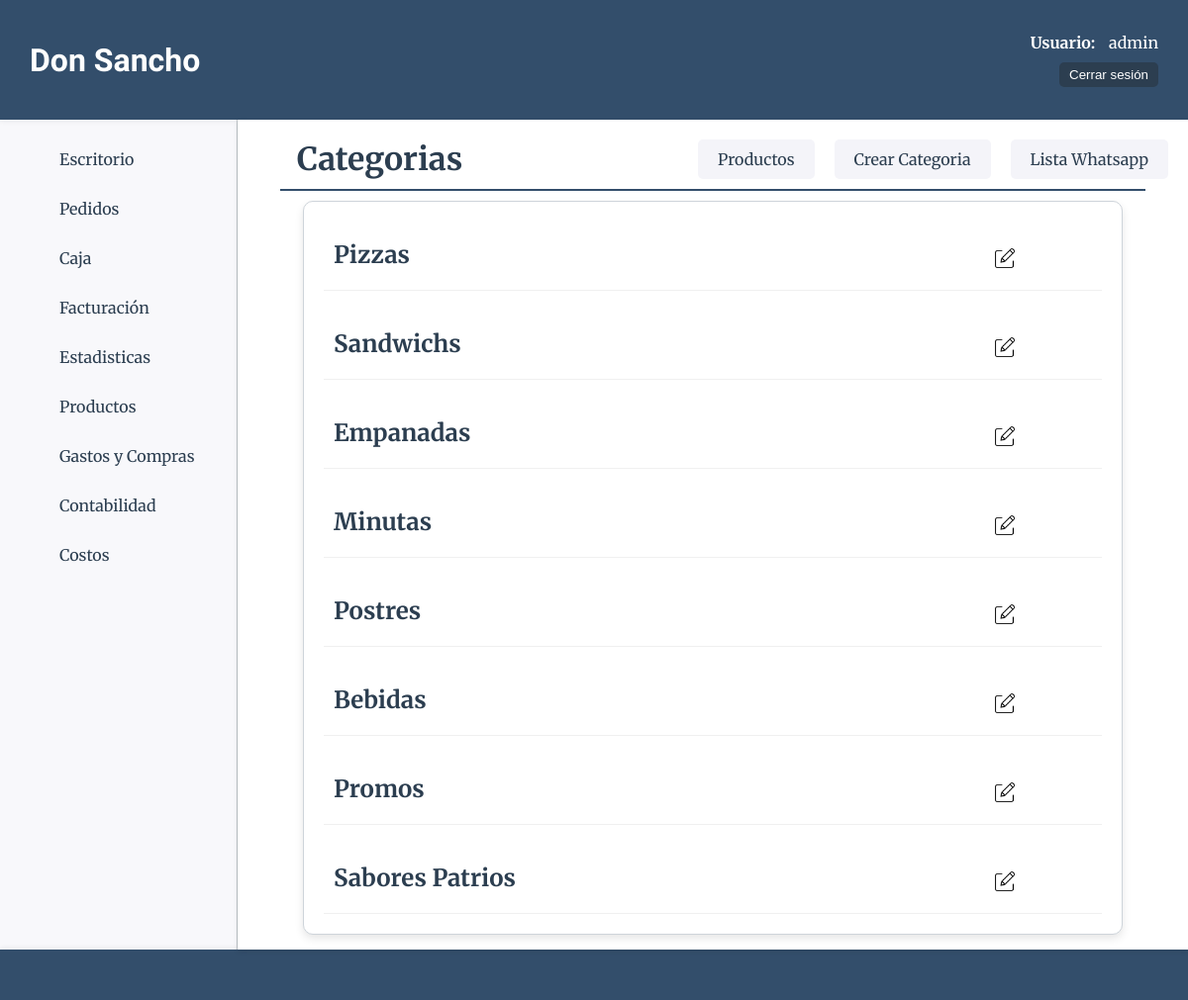
The page /productos/productos/categorias/ (signed in) on the database its author committed.
### productos/models.py (models this page shows)
class ProductoCategoria(models.Model):
    nombre=models.CharField(max_length=50)
    estado=models.BooleanField(default=True)
    def __str__(self):
        return self.nombre

### productos/views.py (the view)
# urls.py: path("productos/categorias/", views.categorias, name="categorias"),
@login_required
def categorias(request):
    categorias = ProductoCategoria.objects.all()
    return render(request, "productos/productocategoria.html", {'categorias':categorias})

### core/context_processors.py (called while the page is built)
def counter_pedidos(request):
    cant_pedidos = Pedido.objects.all().count()
    cant_entregados = Pedido.objects.filter(estado='entregado').count()
    cant_pendientes = Pedido.objects.filter(estado='pendiente').count()
    cant_reservados = Pedido.objects.filter(estado='reservado').count()
    cant_envios = Pedido.objects.filter(forma_entrega__precio__gt=0).count()
    return {
        'cant_pedidos':cant_pedidos,
        "cant_entregados":cant_entregados,
        "cant_pendientes":cant_pendientes,
        "cant_reservados":cant_reservados,
        "cant_envios":cant_envios
        }

### productos/templates/productos/productocategoria.html (shortened to what this page needs)
{% extends 'core/base.html' %}
{% load static %}
{% block css %}
    <link rel="stylesheet" href="{% static 'productos/css/styles.css' %}">
{% endblock css %}
{% block titulo %}
    {% include 'core/components/encabezado.html' with titulo_texto="Categorias" %}
{% endblock titulo %}
{% block main %}
    <div class="categorias-container card">
        {% for categoria in categorias %}
            <div class="productos">
                <h1 class="categoria-titulo">{{ categoria }}</h1>
                <div class="producto-opc">
                    <a href="{% url 'productos:categorias_update' categoria.id%}"><img class="icono-opc" src="{% static 'productos/img/editar.webp' %}" alt="Editar Producto"></a>
                </div>
            </div>
        {% endfor %}
    </div>
{% endblock main %}

### core/templates/core/components/header.html (shortened to what this page needs)
<header class="header-container">
    <h1 class="title">Don Sancho</h1>
    {% if user.is_authenticated %}
    <div class="usuario-logout">
        <div class="list-link">
            <span class="usuario-label">Usuario:</span>
            <span class="usuario-nombre">{{ user.username }}</span>
        </div>
        <form action="{% url 'core:logout' %}" method="post">
            <button type="submit" class="btn-logout">Cerrar sesión</button>
        </form>
    </div>
    {% else %}
    <div class="list-link">
        <a class="header-link-app" href="{% url 'core:login' %}">Login</a>
    </div>
    {% endif %}
</header>

### core/static/core/css/styles.css (style rules this page uses)
* { padding: 0; margin: 0; box-sizing: border-box; }
body { font-family: 'Merriweather', serif; color: #333; background-color: #f4f4f9; }
.header-container { background-color: #334e6b; height: 12vh; width: 100%; display: flex; align-items: center; justify-content: space-between; padding: 0 30px; box-shadow: 0 2px 5px rgba(0, 0, 0, 0.1); }
.title { color: #fff; font-family: 'Poetsen One', sans-serif; font-size: 32px; }
.usuario-logout { display: flex; flex-direction: column; align-items: end; }
.list-link { margin-left: 20px; }
.usuario-label { color: #fff; font-weight: bold; margin-right: 10px; }
.usuario-nombre { color: #fff; }
.btn-logout { padding: 5px 10px; background-color: #2C3E50; color: #fff; border: none; border-radius: 5px; cursor: pointer; transition: background-color 0.3s ease; text-decoration: none; }
.list-link { position: relative; margin-bottom: 10px; }
.card { padding: 15px; border: 1px solid #ced4da; border-radius: 10px; background-color: #ffffff; box-shadow: 0 4px 8px rgba(0, 0, 0, 0.1); }
.icono-opc { width: 20px; height: 20px; transition: transform 0.3s ease; }

### productos/static/productos/css/styles.css (style rules this page uses)
.categorias-container { width: 90%; margin: 0 auto; padding: 20px; display: flex; flex-direction: column; gap: 20px; }
.categoria-titulo { font-size: 24px; color: #2C3E50; font-family: 'Merriweather', serif; margin-bottom: 10px; margin-left: 10px; }
.productos { margin-top: 8px; display: grid; grid-template-columns: 50% 25% 25%; grid-template-areas: "nom prc opc"; align-items: center; padding: 10px 0; border-bottom: 1px solid #f0f0f0; }
.producto-opc { grid-area: opc; display: flex; justify-content: space-around; }
.icono-opc { width: 20px; height: 20px; transition: transform 0.3s ease; }

### rows shown on the page
ProductoCategoria: nombre "Pizzas"
ProductoCategoria: nombre "Sandwichs"
ProductoCategoria: nombre "Empanadas"
ProductoCategoria: nombre "Minutas"
ProductoCategoria: nombre "Postres"
ProductoCategoria: nombre "Bebidas"
ProductoCategoria: nombre "Promos"
ProductoCategoria: nombre "Sabores Patrios"

### other values the page prints
{{ user.username }} "admin"
{{ titulo_texto }} "Categorias"
